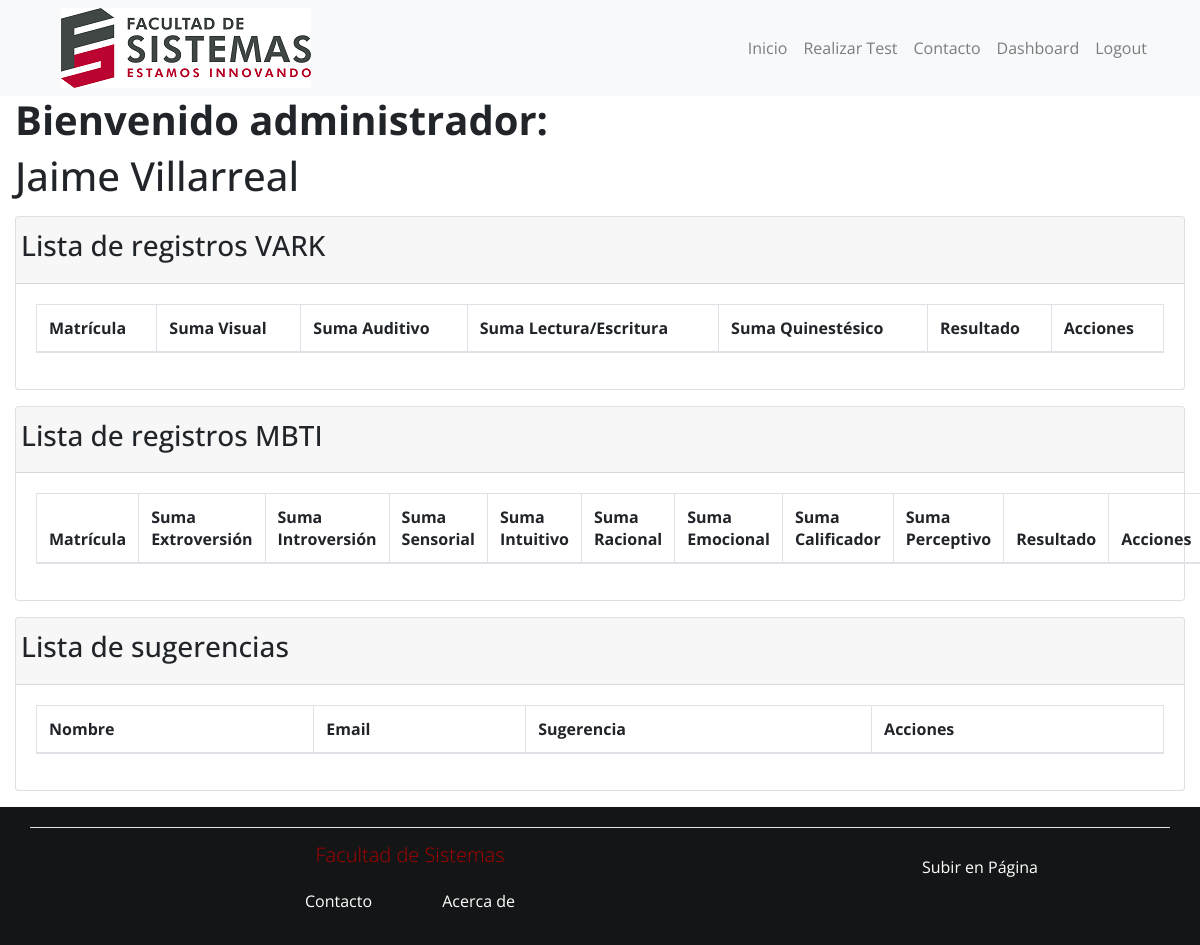
The page /dashboard.php (signed in) on the database as committed earlier.
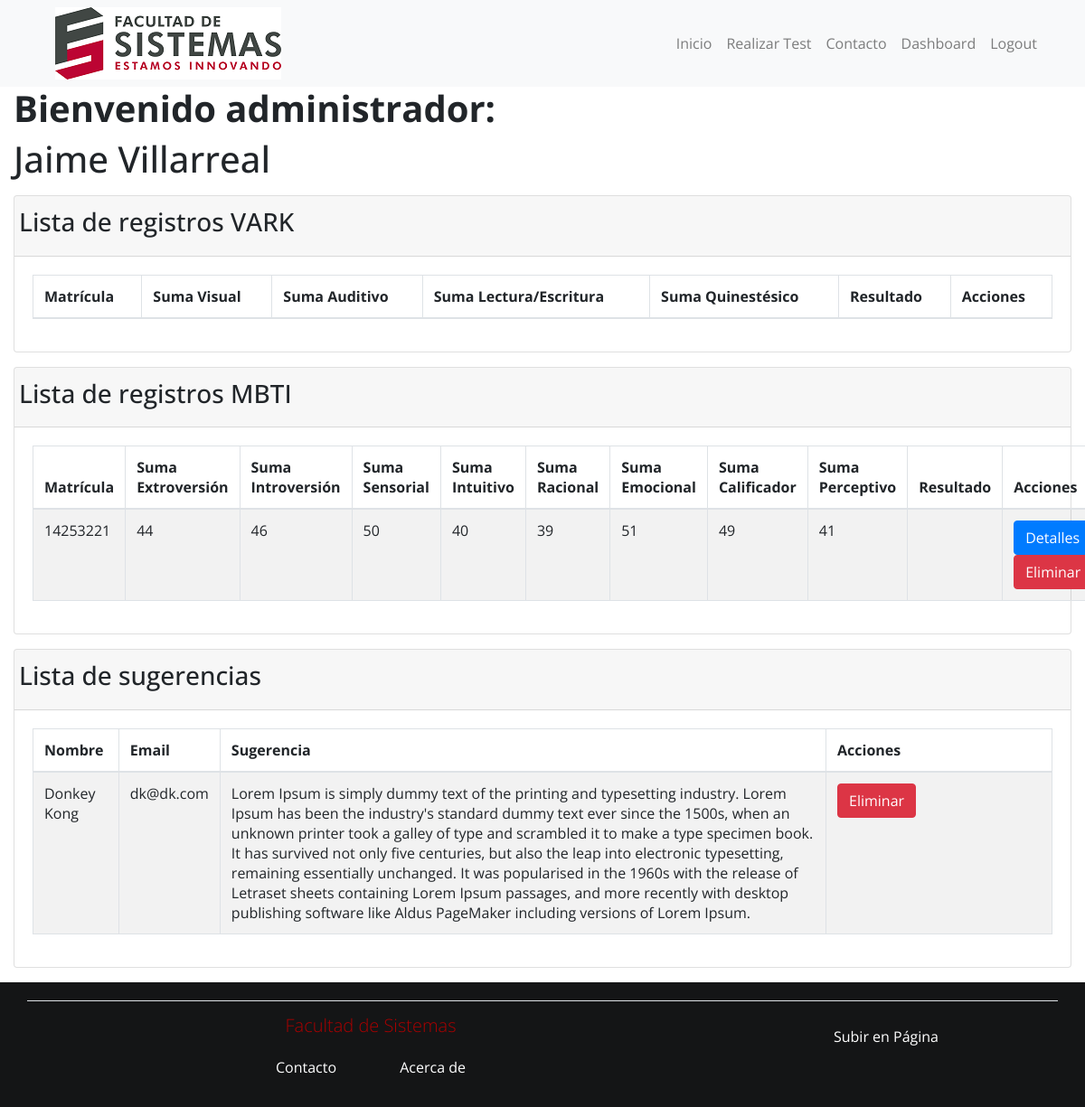
The same page on the database as committed later.
### tables this page shows
CREATE TABLE `resultado_mbti` (
  `Matricula` int(11) NOT NULL,
  `SumaExtroversion` int(11) NOT NULL,
  `SumaIntroversion` int(11) NOT NULL,
  `SumaSensorial` int(11) NOT NULL,
  `SumaIntuitivo` int(11) NOT NULL,
  `SumaRacional` int(11) NOT NULL,
  `SumaEmocional` int(11) NOT NULL,
  `SumaCalificador` int(11) NOT NULL,
  `SumaPerceptivo` int(11) NOT NULL,
  `Status` int(11) DEFAULT NULL
);

CREATE TABLE `sugerencias` (
  `id` int(11) NOT NULL,
  `nombre` varchar(50) NOT NULL,
  `email` varchar(30) NOT NULL,
  `sugerencia` varchar(1000) NOT NULL
);

### dashboard.php (the view, shortened to what this page needs)
<head>
    <link rel="stylesheet" href="./css/bootstrap.min.css">
    <link rel="stylesheet" href="https://use.fontawesome.com/releases/v5.5.0/css/all.css"
>
    <link rel="stylesheet" href="./css/estilos.css">
    <link rel="stylesheet" href="./css/datatables.min.css">
</head>
<body>
    <header>
        <nav class="navbar navbar-expand-lg navbar-light bg-light">
            <div class="container">
                <a class="navbar-brand" href="#">
                    <a href="index.php"><img src="./img/logo.png" alt=""></a>
                </a>
                <div class="collapse navbar-collapse btns" id="navbarSupportedContent">
                    <ul class="navbar-nav mr-auto w-100 justify-content-end">
                        <li class="nav-item">
                            <a class="nav-link" href="index.php">Inicio</a>
                        </li>
                        <li class="nav-item">
                            <a class="nav-link" href="test_launcher.php">Realizar Test</a>
                        </li>
                        <li class="nav-item">
                            <a class="nav-link" href="contact.php">Contacto</a>
                        </li>
                        <li class="nav-item">
                            <a class="nav-link" href="dashboard.php">Dashboard</a>
                        </li>
                        <?php
                            if(isset($_SESSION["expediente"]) || isset($_SESSION["admin"]))
                            {
                                echo '<li class="nav-item"><a class="nav-link" href="logout.php">Logout</a></li>';
                            }
                            else
                            {
                                echo '<li class="nav-item"><a class="nav-link" href="login.php">Login</a></li>';
                            }
                        ?>
                    </ul>
                </div>
            </div>
        </nav>
    </header>
    <?php
        if(isset($_SESSION["admin"]))
        {
            $nombre_admin = $_SESSION["admin"];
            echo '<div class="col-md-12">
            <h1><b>Bienvenido administrador:</b></h1>
            <h1>';
            echo $nombre_admin;
            echo'</h1></div>';
            echo '<div class="col-md-12">
            <div class="card mt-3">
            <div class="card-header">
                <div class="row">
                    <h3>Lista de registros VARK</h3>
                </div>
            </div>
            <div class="card-body">
            <table class="table table-striped table-bordered" id="vark_dt" width="100%">
                    <thead>
                        <tr>
                        <th>Matrícula</th>
                        <th>Suma Visual</th>
                        <th>Suma Auditivo</th>
                        <th>Suma Lectura/Escritura</th>
                        <th>Suma Quinestésico</th>
                        <th>Resultado</th>
                        <th>Acciones</th>
                        </tr>
                    </thead>
                    <tbody>';
                    echo '</tbody>
                </table>
            </div>
        </div>
    </div>';
    echo '<div class="col-md-12">
            <div class="card mt-3">
            <div class="card-header">
                <div class="row">
                    <h3>Lista de registros MBTI</h3>
                </div>
            </div>
            <div class="card-body">
            <table class="table table-striped table-bordered" id="mbti_dt" width="100%">
                    <thead>
                        <tr>
                        <th>Matrícula</th>
                        <th>Suma Extroversión</th>
                        <th>Suma Introversión</th>
                        <th>Suma Sensorial</th>
                        <th>Suma Intuitivo</th>
                        <th>Suma Racional</th>
                        <th>Suma Emocional</th>
                        <th>Suma Calificador</th>
                        <th>Suma Perceptivo</th>
                        <th>Resultado</th>
                        <th>Acciones</th>
                        </tr>
                    </thead>
                    <tbody>';
                    $pdo = Database::connect();
                    $sql = 'SELECT * FROM resultado_mbti ORDER BY Matricula DESC';
                    foreach ($pdo -> query($sql) as $row) {
                                echo '<tr>';
                                echo '<td>'. $row['Matricula'] . '</td>';
                                echo '<td>'. $row['SumaExtroversion'] . '</td>';
                                echo '<td>'. $row['SumaIntroversion'] . '</td>';
                                echo '<td>'. $row['SumaSensorial'] . '</td>';
                                echo '<td>'. $row['SumaIntuitivo'] . '</td>';
                                echo '<td>'. $row['SumaRacional'] . '</td>';
                                echo '<td>'. $row['SumaEmocional'] . '</td>';
                                echo '<td>'. $row['SumaCalificador'] . '</td>';
                                echo '<td>'. $row['SumaPerceptivo'] . '</td>';
                                echo '<td>'. $row['Resultado'] . '</td>';
                                echo '<td width=250>';
                                echo '<a class="btn btn-primary" href="details_mbti.php?id='.$row['Matricula'].'">Detalles</a>';
                                echo '<a class="btn btn-danger" href="delete_mbti.php?id='.$row['Matricula'].'">Eliminar</a>';
                                echo '</td>';
                                echo '</tr>';
                    }
                    echo '</tbody>
                </table>
            </div>
        </div>
    </div>';
    echo '<div class="col-md-12">
            <div class="card mt-3">
            <div class="card-header">
                <div class="row">
                    <h3>Lista de sugerencias</h3>
                </div>
            </div>
            <div class="card-body">
            <table class="table table-striped table-bordered" id="sug_dt" width="100%">
                    <thead>
                        <tr>
                        <th>Nombre</th>
                        <th>Email</th>
                        <th>Sugerencia</th>
                        <th>Acciones</th>
                        </tr>
                    </thead>
                    <tbody>';
                    $pdo = Database::connect();
                    $sql = 'SELECT * FROM sugerencias ORDER BY id DESC';
                    foreach ($pdo -> query($sql) as $row) {
                                echo '<tr>';
                                echo '<td>'. $row['nombre'] . '</td>';
                                echo '<td>'. $row['email'] . '</td>';
                                echo '<td>'. $row['sugerencia'] . '</td>';
                                echo '<td width=250>';
                                echo '<a class="btn btn-danger" href="delete_comment.php?id='.$row['id'].'">Eliminar</a>';
                                echo '</td>';
                                echo '</tr>';
                    }
                    echo '</tbody>
                </table>
            </div>
        </div>
    </div>';
        }
    ?>
    <footer>
        <div class="footer-content mt-3">
            <div class="container">
                <div class="row border-top">
                    <div class="col-md-8 footer-item">
                        <h3 class="titulo">Facultad de Sistemas</h3>
                        <a href="contact.php" class="btn btn-link">Contacto</a>
                        <a href="about.php" class="btn btn-link">Acerca de</a>
                    </div>
                    <div class="col-md-4 footer-item">
                        <a href="#" class="btn btn-link">Subir en Página</a>
                    </div>
                </div>
            </div>
        </div>
    </footer>
</body>

### css/estilos.css (style rules this page uses)
* { margin: 0; padding: 0; }
body { font-family: "Open Sans", Arial, Sans-serif; font-size: 16px; background-color: #fff; }
footer .footer-content { background: #141516; padding: 20px; color: #fff; }
footer .footer-content .footer-item { text-align: center; padding-top: 15px; color: #fff; }
footer .footer-content .footer-item .titulo { color: #aa0000; font-size: 20px; font-weight: 300; margin-bottom: 10px; }
footer .footer-content a { font-size: 16px; margin: 5px 20px; color: #fff; }

Rows that differ between the two databases and show on the page:
added resultado_mbti: Matricula "14253221", SumaExtroversion "44", SumaIntroversion "46", SumaSensorial "50", SumaIntuitivo "40", SumaRacional "39", SumaEmocional "51", SumaCalificador "49", SumaPerceptivo "41"
added sugerencias: nombre "Donkey Kong", email "dk@dk.com", sugerencia "Lorem Ipsum is simply dummy text of the printing and typesetting industry. Lorem Ipsum has been the industry's standard dummy text ever since the 1500s, when an unknown printer took a galley of type and scrambled it to make a type specimen book. It has survived not only five centuries, but also the leap into electronic typesetting, remaining essentially unchanged. It was popularised in the 1960s with the release of Letraset sheets containing Lorem Ipsum passages, and more recently with desktop publishing software like Aldus PageMaker including versions of Lorem Ipsum."
